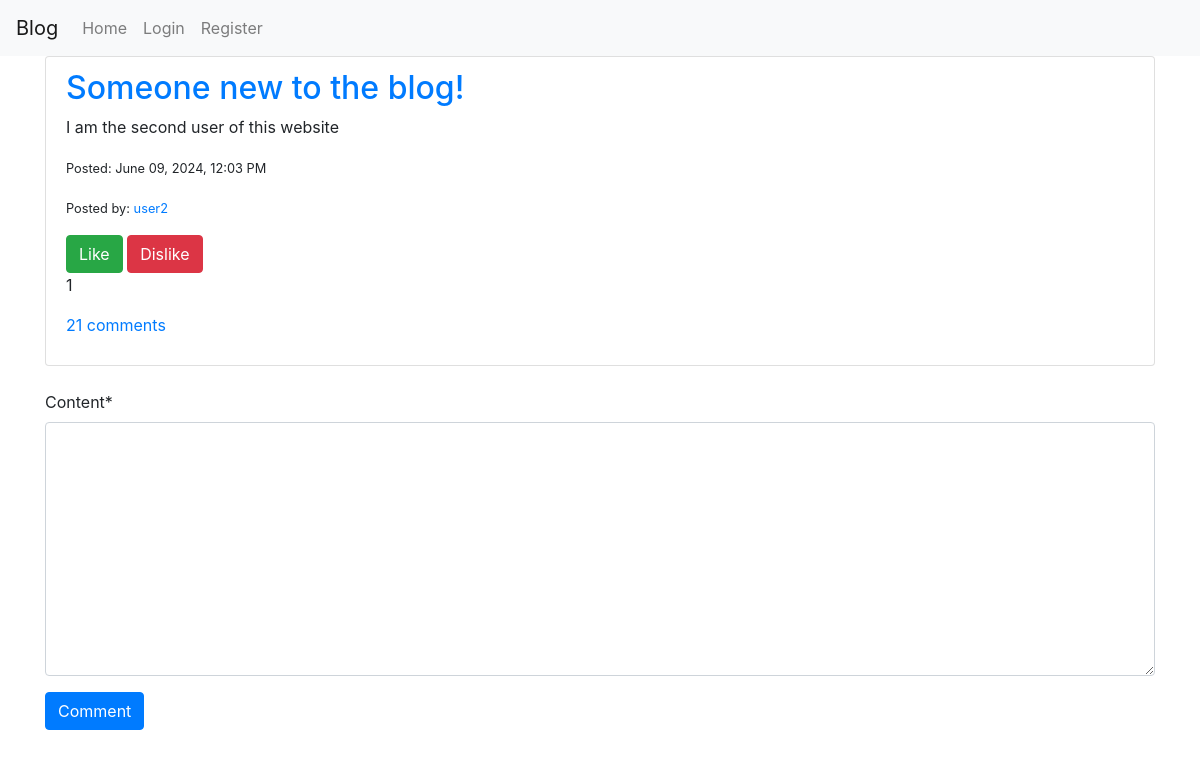
The page /blog/post/5/ on the database its author committed.
### blog/models.py (models this page shows, shortened)
class Post(models.Model):
    title = models.CharField(max_length=100)
    content = models.TextField()
    date_posted = models.DateTimeField(default=timezone.now)
    author = models.ForeignKey(User, on_delete=models.CASCADE)
    is_public = models.BooleanField(default=True)
    rating = models.IntegerField(default=0)

### blog/views.py (the view)
# urls.py: path('post/<int:pk>/', views.post_detail, name='post-detail'),
def post_detail(request, pk):
    posts = Post.objects.filter(pk=pk)
    post = posts.first()
    comment_form = CommentForm()
    total_comments = Comment.objects.filter(parent_post_id=pk).count()
    context = {
        'posts': posts,
        'post': post,
        'comment_form': comment_form,
        'total_comments': total_comments,
    }
    return render(request, 'blog/post_detail.html', context)

### blog/forms.py
class CommentForm(forms.ModelForm):
    class Meta:
        model = Comment
        fields = ['content']

### blog/templatetags/blog_extras.py (called while the page is built)
@register.filter(name='format_post_date')
def format_post_date(value):
    now = datetime.datetime.now(datetime.timezone.utc)
    diff = now - value
    if diff < datetime.timedelta(minutes=1):
        return "just now"
    elif diff < datetime.timedelta(hours=1):
        return f"{int(diff.seconds / 60)} minutes ago"
    elif diff < datetime.timedelta(days=1):
        return f"today, at {value.strftime('%I:%M %p').lstrip('0')}"
    else:
        return value.strftime("%B %d, %Y, %I:%M %p")

### blog/templates/blog/post_detail.html (shortened to what this page needs)
{% extends 'blog/base.html' %}
{% load crispy_forms_tags %}
{% block content %}
{% load static %}
<div id="posts-container" class="list-group">
    {% include "blog/_post_list.html" %}
</div>
<div id="comment-form" class="my-4">
    <form method="POST" action="{% url 'add-comment' pk=post.pk %}">
        {{ comment_form|crispy }}
        <button type="submit" class="btn btn-primary">Comment</button>
    </form>
</div>
{% endblock %}

### blog/templates/blog/_post_list.html (shortened to what this page needs)
{% load blog_extras %}
{% for post in posts %}
<div class='post list-group-item'>
    <h2><a href="{% url 'post-detail' pk=post.pk %}">{{ post.title }}</a></h2>
    <p>{{ post.content }}</p>
    <p><small>Posted: {{ post.date_posted|format_post_date }}</small></p>
    <p><small>Posted by: <a href="{% url 'account' username=post.author%}">{{ post.author }}</a></small></p>
    <button class="btn btn-success" onclick="sendReaction({{ post.id }}, 'post', true)">Like</button>
    <button class="btn btn-danger" onclick="sendReaction({{ post.id }}, 'post', false)">Dislike</button>
    <p id="rating-post-{{ post.id }}">{{ post.rating }}</p>
    <p><a href="{% url 'post-detail' pk=post.pk %}">{{ post.comments.count }} comments</a></p>
</div>
{% endfor %}

### rows shown on the page
Post: title "Someone new to the blog!", content "I am the second user of this website", date_posted "June 09, 2024, 12:03 PM", author "user2", rating "1", comments.count "21"
